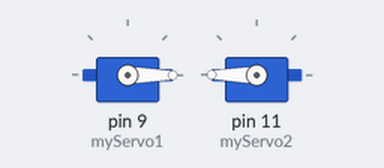
Recording of a sketch running on a simulated Arduino Uno, built with avr-gcc and run on an emulated ATmega328P. Parts: 2 × servo. What the sketch prints to the serial monitor is not drawn.

Above: at 6.05 s.
At 11.5 s:
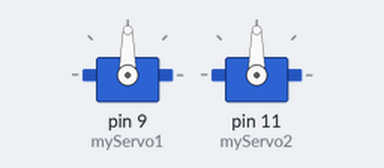
At 17.0 s:
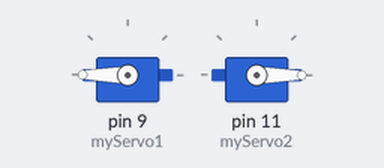
Timing chart, 0 to 20.3 s (numbered marks = the images above):
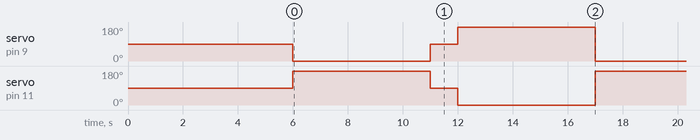

Measured:
- by itself, servo on pin 9 (myServo1): repeats every 11.0 s: 90° 1.0 s, 180° 5.0 s, 0° 5.0 s
- by itself, servo on pin 11 (myServo2): repeats every 11.0 s: 90° 1.0 s, 0° 5.0 s, 180° 5.0 s

The sketch:

Back_and_Forth.ino
```cpp
#include <Servo.h>

Servo myServo1;  // create servo object to control a servo
Servo myServo2;  // create servo object to control a servo

void setup()
{
  Serial.begin(9600);
  Serial.println("hello");

  myServo1.attach(9);  // attaches the servo on pin 9 to the servo object
  myServo2.attach(11);  // attaches the servo on pin 9 to the servo object

  initWithLights();
}

void loop()
{
  myServo1.write(0);                  // sets the servo position according to the scaled value
  myServo2.write(180);                  // sets the servo position according to the scaled value
  delay(5000);                           // waits for the servo to get there

  myServo1.write(90);                  // sets the servo position according to the scaled value
  myServo2.write(90);                  // sets the servo position according to the scaled value
  delay(1000);                           // waits for the servo to get there

  myServo1.write(180);                  // sets the servo position according to the scaled value
  myServo2.write(0);                  // sets the servo position according to the scaled value
  delay(5000);                           // waits for the servo to get there
}

void initWithLights()
{
  digitalWrite(13, HIGH);
  delay(1000);
  digitalWrite(13, LOW);
  delay(1000);

  digitalWrite(13, HIGH);
  delay(1000);
  digitalWrite(13, LOW);
  delay(1000);

  digitalWrite(13, HIGH);
  delay(1000);
  digitalWrite(13, LOW);
  delay(1000);
}
```
